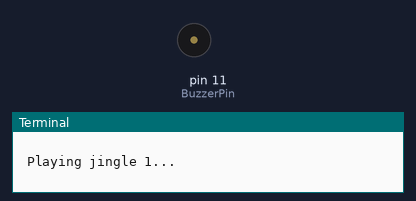
Simulated run of this program. Board: Raspberry Pi (header pin numbers). Shown: buzzer (waves = sounding), the last lines printed to the terminal.

Above: at 1.2 s.
At 6.9 s:
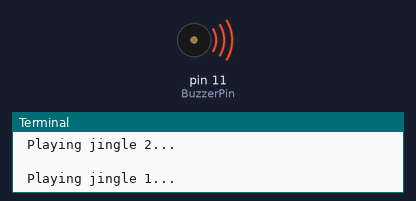
Timing chart, 0 to 7.8 s (numbered marks = the images above):
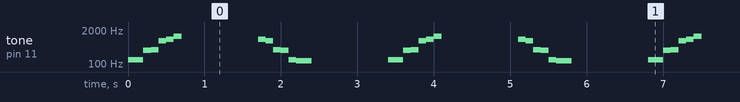

The program:

play.py
```python
import RPi.GPIO as GPIO
import time

BuzzerPin = 11

# CL = [0, 131, 147, 165, 175, 196, 211, 248]  # Low C Note Frequency
# CM = [0, 262, 294, 330, 350, 393, 441, 495]  # Middle C Note Frequency
# CH = [0, 525, 589, 661, 700, 786, 882, 990]  # High C Note Frequency

CL = [0, 131, 147, 165, 175, 196, 220, 247]  # Low C Note Frequency
CM = [0, 262, 294, 330, 350, 392, 440, 494]  # Middle C Note Frequency
CH = [0, 523, 587, 659, 699, 784, 880, 988]  # High C Note Frequency
CV = [0, 1047, 1175, 1319, 1397, 1568, 1760, 1976]  # High C Note Frequency

jingle_1 = [CL[1], CL[2], CM[3], CM[4], CH[5], CH[6], CV[2]]

jingle_2 = [CV[4], CH[6], CH[5], CM[4], CM[3], CL[2], CL[1]]

song_1 = [CM[3], CM[5], CM[6], CM[3], CM[2], CM[3], CM[5], CM[6],  # Sound Notes 1
          CH[1], CM[6], CM[5], CM[1], CM[3], CM[2], CM[2], CM[3],
          CM[5], CM[2], CM[3], CM[3], CL[6], CL[6], CL[6], CM[1],
          CM[2], CM[3], CM[2], CL[7], CL[6], CM[1], CL[5]]

beat_1 = [1, 1, 3, 1, 1, 3, 1, 1,  # Beats of song 1, 1 means 1/8 beats
          1, 1, 1, 1, 1, 1, 3, 1,
          1, 3, 1, 1, 1, 1, 1, 1,
          1, 2, 1, 1, 1, 1, 1, 1,
          1, 1, 3]

song_2 = [CM[1], CM[1], CM[1], CL[5], CM[3], CM[3], CM[3], CM[1],  # Sound Notes 2
          CM[1], CM[3], CM[5], CM[5], CM[4], CM[3], CM[2], CM[2],
          CM[3], CM[4], CM[4], CM[3], CM[2], CM[3], CM[1], CM[1],
          CM[3], CM[2], CL[5], CL[7], CM[2], CM[1]]

beat_2 = [1, 1, 2, 2, 1, 1, 2, 2,  # Beats of song 2, 1 means 1/8 beats
          1, 1, 2, 2, 1, 1, 3, 1,
          1, 2, 2, 1, 1, 2, 2, 1,
          1, 2, 2, 1, 1, 3]


def setup():
    GPIO.setmode(GPIO.BOARD)  # Numbers GPIOs by physical location
    GPIO.setup(BuzzerPin, GPIO.OUT)  # Set pins' mode is output
    global Buzz  # Assign a global variable to replace GPIO.PWM
    Buzz = GPIO.PWM(BuzzerPin, 440)  # 440 is initial frequency.


def loop():
    while True:
        play_jingle1()
        time.sleep(1)  # Wait a second for next song.
        play_jingle2()
        time.sleep(1)


def play_jingle1():
    Buzz.start(50)  # Start BuzzerPin pin with 50% duty ration
    print('\n Playing jingle 1...')
    for i in range(1, len(jingle_1)):  # Play song 1
        Buzz.ChangeFrequency(jingle_1[i])  # Change the frequency along the song note
        time.sleep(0.2 if i == 1 else 0.1)  # delay a note for beat * 0.5s
    Buzz.stop()  # Stop the BuzzerPin


def play_jingle2():
    Buzz.start(50)  # Start BuzzerPin pin with 50% duty ration
    print('\n Playing jingle 2...')
    for i in range(1, len(jingle_2)):  # Play song 1
        Buzz.ChangeFrequency(jingle_2[i])  # Change the frequency along the song note
        time.sleep(0.2 if (i + 1) == len(jingle_2) else 0.1)  # delay a note for beat * 0.5s
    Buzz.stop()  # Stop the BuzzerPin


def play_song1():
    Buzz.start(50)  # Start BuzzerPin pin with 50% duty ration
    print('\n Playing song 1...')
    for i in range(1, len(song_1)):  # Play song 1
        Buzz.ChangeFrequency(song_1[i])  # Change the frequency along the song note
        time.sleep(float(beat_1[i]) * 0.4)  # delay a note for beat * 0.5s
    Buzz.stop()  # Stop the BuzzerPin


def play_song2():
    Buzz.start(50)  # Start BuzzerPin pin with 50% duty ration
    print('\n\n Playing song 2...')
    for i in range(1, len(song_2)):  # Play song 1
        Buzz.ChangeFrequency(song_2[i])  # Change the frequency along the song note
        time.sleep(beat_2[i] * 0.4)  # delay a note for beat * 0.5s
    Buzz.stop()  # Stop the BuzzerPin


def destroy():
    Buzz.stop()  # Stop the BuzzerPin
    GPIO.output(BuzzerPin, 0)  # Set BuzzerPin pin to High
    GPIO.cleanup()  # Release resource


if __name__ == '__main__':  # Program start from here
    setup()
    try:
        loop()
    except KeyboardInterrupt:  # When 'Ctrl+C' is pressed, the child program destroy() will be executed.
        destroy()
```

Measured:
- by itself, tone on pin 11 (BuzzerPin): repeats every 3.4 s: 330 Hz 0.10 s, 350 Hz 0.10 s, 784 Hz 0.10 s, 880 Hz 0.10 s, 1175 Hz 0.10 s, silent 1.0 s, 880 Hz 0.10 s, 784 Hz 0.10 s, 350 Hz 0.10 s, 330 Hz 0.10 s, 147 Hz 0.10 s, 131 Hz 0.20 s, silent 1.0 s, 147 Hz 0.20 s
